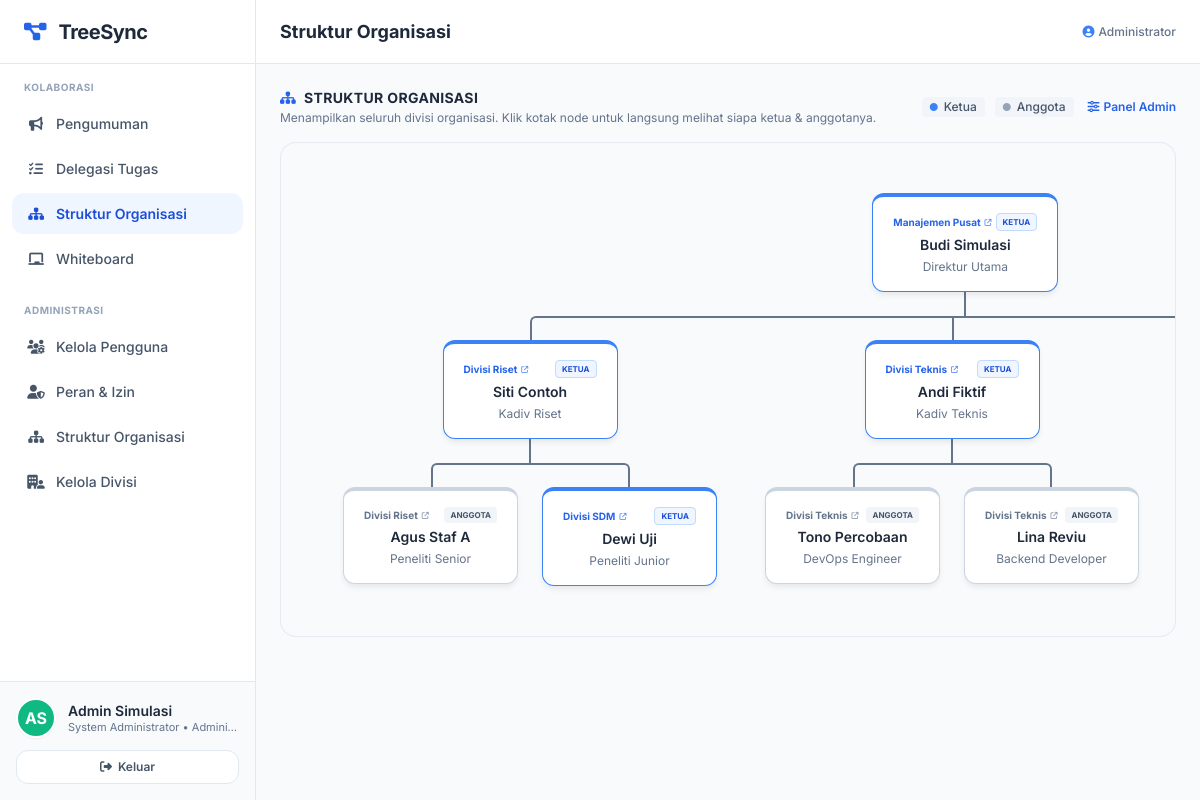
The app's page /struktur (signed in) with its own data.
### tables this page shows
CREATE TABLE users (
  id            INT UNSIGNED AUTO_INCREMENT PRIMARY KEY,
  username      VARCHAR(50)  NOT NULL UNIQUE,
  email         VARCHAR(120) NOT NULL UNIQUE,
  password_hash VARCHAR(255) NOT NULL,
  nama          VARCHAR(100) NOT NULL,
  jabatan       VARCHAR(100) NOT NULL,
  role_id       INT UNSIGNED NOT NULL,
  division_id   INT UNSIGNED NULL,
  parent_id     INT UNSIGNED NULL,
  is_ketua      TINYINT(1)   NOT NULL DEFAULT 0,
  is_active     TINYINT(1)   NOT NULL DEFAULT 1,
  created_at    TIMESTAMP DEFAULT CURRENT_TIMESTAMP,
  updated_at    TIMESTAMP DEFAULT CURRENT_TIMESTAMP ON UPDATE CURRENT_TIMESTAMP,
  FOREIGN KEY (role_id)     REFERENCES roles(id),
  FOREIGN KEY (division_id) REFERENCES divisions(id) ON DELETE SET NULL,
  FOREIGN KEY (parent_id)   REFERENCES users(id)     ON DELETE SET NULL,
  INDEX idx_users_parent (parent_id),
  INDEX idx_users_division (division_id)
);

CREATE TABLE roles (
  id          INT UNSIGNED AUTO_INCREMENT PRIMARY KEY,
  nama        VARCHAR(60)  NOT NULL UNIQUE,
  slug        VARCHAR(60)  NOT NULL UNIQUE,
  deskripsi   VARCHAR(255) NOT NULL DEFAULT '',
  is_system   TINYINT(1)   NOT NULL DEFAULT 0,
  created_at  TIMESTAMP DEFAULT CURRENT_TIMESTAMP
);

CREATE TABLE divisions (
  id          INT UNSIGNED AUTO_INCREMENT PRIMARY KEY,
  nama        VARCHAR(100) NOT NULL,
  kode        VARCHAR(20)  NOT NULL UNIQUE,
  created_at  TIMESTAMP DEFAULT CURRENT_TIMESTAMP
);

### app/org.php (the view, shortened to what the rows shown need)
<?php
function org_all_users(): array
{
    static $cache = null;
    if ($cache === null) {
        $cache = all(
            'SELECT u.id, u.nama, u.jabatan, u.username, u.parent_id, u.division_id, u.is_ketua, u.is_active,
                    r.nama AS role_nama, r.slug AS role_slug, d.nama AS divisi_nama
             FROM users u
             JOIN roles r ON r.id = u.role_id
             LEFT JOIN divisions d ON d.id = u.division_id
             ORDER BY u.id'
        );
    }
    return $cache;
}
function build_tree(array $users, int $rootId = 0): array
{
    $byParent = [];
    foreach ($users as $u) $byParent[(int)($u['parent_id'] ?? 0)][] = $u;
    $make = function (array $user) use (&$make, $byParent): array {
        $node = $user + ['children' => []];
        foreach ($byParent[(int)$user['id']] ?? [] as $child) {
            $node['children'][] = $make($child);
        }
        return $node;
    };
    $roots = [];
    foreach ($byParent[$rootId] ?? [] as $u) {
        $roots[] = $make($u);
    }
    return $roots;
}
function render_tree_nodes(array $nodes, array $user): string
{
    $myDivId = (int)($user['division_id'] ?? 0);
    $myUid   = (int)($user['id'] ?? 0);
    $html = '';
    foreach ($nodes as $node) {
        $nodeDivId = (int)($node['division_id'] ?? 0);
        $isMyDiv   = $myDivId > 0 && $nodeDivId === $myDivId;
        $isAdmin   = $node['division_id'] === null && $node['parent_id'] === null && ($node['role_slug'] ?? '') === 'administrator';
        if ($isAdmin) {
            $border  = 'border-slate-400';
            $bgCard  = 'bg-white';
            $textCol = 'text-slate-500';
            $badge   = 'ADMIN';
            $badgeBg = 'bg-slate-100 text-slate-600';
        } elseif ($node['is_ketua']) {
            $border  = 'border-blue-500';
            $bgCard  = 'bg-white';
            $textCol = 'text-blue-600';
            $badge   = 'KETUA';
            $badgeBg = 'bg-blue-50 text-blue-700 border border-blue-200';
        } else {
            $border  = 'border-slate-300';
            $bgCard  = 'bg-white';
            $textCol = 'text-slate-500';
            $badge   = 'ANGGOTA';
            $badgeBg = 'bg-slate-100 text-slate-600';
        }
        $inact = !(int)$node['is_active'];
        $divLabel = !empty($node['division_id'])
            ? '<button type="button" onclick="event.stopPropagation(); openDivisionModal(' . (int)$node['division_id'] . ', ' . (int)$node['id'] . ')" class="text-[10px] font-bold ' . $textCol . ' hover:underline inline-flex items-center gap-1 group/btn text-left" title="Klik untuk lihat anggota &amp; ketua divisi ini"><span>' . e($node['divisi_nama']) . '</span><i class="fa-solid fa-arrow-up-right-from-square text-[7px] opacity-70 group-hover/btn:opacity-100"></i></button>'
            : '<span class="text-[10px] font-bold ' . $textCol . '">' . e($node['role_nama']) . '</span>';
        $html .= '<li>';
        $html .= '<div class="org-node cursor-pointer border-t-4 ' . $border . ' ' . $bgCard . ($inact ? ' opacity-50' : '') . '"
                      onclick="showNodeDetail(this.dataset)" data-id="' . (int)$node['id'] . '"
                      data-nama="' . e($node['nama']) . '" data-jabatan="' . e($node['jabatan']) . '"
                      data-divisi="' . e($node['divisi_nama'] ?? '—') . '" data-division-id="' . (int)($node['division_id'] ?? 0) . '"
                      data-role="' . e($node['role_nama']) . '" data-badge="' . $badge . '">';
        $html .= '<div class="flex items-center justify-between mb-1 gap-1">' . $divLabel . '<span class="text-[8px] font-bold px-1.5 py-0.5 rounded ' . $badgeBg . '">' . $badge . '</span></div>';
        $html .= '<div class="font-semibold text-slate-800 text-sm">' . e($node['nama']) . '</div>';
        $html .= '<div class="text-xs text-slate-500 mt-1">' . e($node['jabatan']) . '</div>';
        $html .= '</div>';
        if (!empty($node['children'])) {
            $html .= '<ul>' . render_tree_nodes($node['children'], $user) . '</ul>';
        }
        $html .= '</li>';
    }
    return $html;
}

### public/index.php (shortened to what the rows shown need)
<?php
require dirname(__DIR__) . '/app/config.php';
require_once dirname(__DIR__) . '/app/controllers/org.php';
$uri  = parse_url($_SERVER['REQUEST_URI'], PHP_URL_PATH);
$uri    = '/' . trim($uri, '/');
$method = $_SERVER['REQUEST_METHOD'];
foreach ($routes as [$routeMethod, $pattern, $handler]) {
    if ($routeMethod !== $method) continue;
    $regex = '#^' . str_replace('{id}', '(\d+)', $pattern) . '$#';
    if (preg_match($regex, $uri, $m)) {
        array_shift($m);
        call_user_func_array($handler, array_map('intval', $m));
        return;
    }
}

### views/layout/header.php (shortened to what the rows shown need)
<!DOCTYPE html>
<html lang="id">
<head>
<script src="https://cdn.tailwindcss.com"></script>
<link rel="stylesheet" href="https://cdnjs.cloudflare.com/ajax/libs/font-awesome/6.4.0/css/all.min.css">
</head>
<body class="bg-slate-50 h-screen overflow-hidden flex text-slate-800">
<aside id="app-sidebar" class="fixed inset-y-0 left-0 z-50 w-72 bg-white border-r border-slate-200 flex flex-col h-full flex-shrink-0 transform -translate-x-full md:translate-x-0 md:static md:w-64 transition-transform duration-300 ease-in-out shadow-2xl md:shadow-none">
    <div class="h-16 flex items-center justify-between px-6 border-b border-slate-200">
        <a href="<?= base_url('/pengumuman') ?>" class="flex items-center">
            <i class="fa-solid fa-diagram-project text-blue-600 text-xl mr-3"></i>
            <span class="text-xl font-bold text-slate-800 tracking-tight">TreeSync</span>
        </a>
    </div>
    <nav class="flex-1 overflow-y-auto py-4">
        <p class="text-[10px] font-bold text-slate-400 px-6 mb-2 uppercase tracking-wider">Kolaborasi</p>
        <ul class="space-y-1 px-3">
            <li><a href="<?= base_url('/pengumuman') ?>" id="btn-pengumuman" class="nav-link <?= ($active ?? '') === 'pengumuman' ? 'active' : '' ?>"><i class="fa-solid fa-bullhorn w-6 text-center mr-2"></i> Pengumuman</a></li>
            <li><a href="<?= base_url('/tugas') ?>" id="btn-tugas" class="nav-link <?= ($active ?? '') === 'tugas' ? 'active' : '' ?>"><i class="fa-solid fa-list-check w-6 text-center mr-2"></i> Delegasi Tugas</a></li>
            <li><a href="<?= base_url('/struktur') ?>" id="btn-struktur" class="nav-link <?= ($active ?? '') === 'struktur' ? 'active' : '' ?>"><i class="fa-solid fa-sitemap w-6 text-center mr-2"></i> Struktur Organisasi</a></li>
            <li><a href="<?= base_url('/whiteboard') ?>" id="btn-whiteboard" class="nav-link <?= ($active ?? '') === 'whiteboard' ? 'active' : '' ?>"><i class="fa-solid fa-chalkboard w-6 text-center mr-2"></i> Whiteboard</a></li>
        </ul>
        <?php if (can(PERM['USERS_MANAGE']) || can(PERM['ROLES_MANAGE']) || can(PERM['DIVISIONS_MANAGE'])): ?>
        <p class="text-[10px] font-bold text-slate-400 px-6 mt-6 mb-2 uppercase tracking-wider">Administrasi</p>
        <ul class="space-y-1 px-3">
            <?php if (can(PERM['USERS_MANAGE'])): ?>
            <li><a href="<?= base_url('/admin/pengguna') ?>" class="nav-link <?= ($active ?? '') === 'admin-pengguna' ? 'active' : '' ?>"><i class="fa-solid fa-users-gear w-6 text-center mr-2"></i> Kelola Pengguna</a></li>
            <?php endif; ?>
            <?php if (can(PERM['ROLES_MANAGE'])): ?>
            <li><a href="<?= base_url('/admin/peran') ?>" class="nav-link <?= ($active ?? '') === 'admin-peran' ? 'active' : '' ?>"><i class="fa-solid fa-user-shield w-6 text-center mr-2"></i> Peran &amp; Izin</a></li>
            <?php endif; ?>
            <?php if (can(PERM['ORG_MANAGE'])): ?>
            <li><a href="<?= base_url('/admin/struktur') ?>" class="nav-link <?= ($active ?? '') === 'admin-struktur' ? 'active' : '' ?>"><i class="fa-solid fa-sitemap w-6 text-center mr-2"></i> Struktur Organisasi</a></li>
            <?php endif; ?>
            <?php if (can(PERM['DIVISIONS_MANAGE'])): ?>
            <li><a href="<?= base_url('/admin/divisi') ?>" class="nav-link <?= ($active ?? '') === 'admin-divisi' ? 'active' : '' ?>"><i class="fa-solid fa-building-user w-6 text-center mr-2"></i> Kelola Divisi</a></li>
            <?php endif; ?>
        </ul>
        <?php endif; ?>
    </nav>
    <div class="p-4 border-t border-slate-200 bg-slate-50">
        <div class="flex items-center">
            <div class="w-10 h-10 rounded-full flex items-center justify-center font-bold text-white border-2 border-white shadow-sm flex-shrink-0 <?= avatar_color((int)$user['id']) ?>"><?= e(initials($user['nama'])) ?></div>
            <div class="ml-3 flex-1 min-w-0">
                <p class="text-sm font-semibold text-slate-800 truncate"><?= e($user['nama']) ?></p>
                <p class="text-[11px] text-slate-500 leading-tight truncate"><?= e($user['jabatan']) ?> &bull; <?= e($user['role_nama']) ?></p>
            </div>
        </div>
        <form method="post" action="<?= base_url('/logout') ?>" class="mt-3">
            <button class="w-full text-xs font-semibold text-slate-600 hover:text-red-600 bg-white border border-slate-200 hover:border-red-200 rounded-xl py-2 transition shadow-xs flex items-center justify-center gap-1.5">
                <i class="fa-solid fa-right-from-bracket"></i> Keluar
            </button>
        </form>
    </div>
</aside>
<main class="flex-1 flex flex-col h-full overflow-hidden">
    <header class="h-16 bg-white border-b border-slate-200 flex items-center justify-between px-4 sm:px-6 flex-shrink-0 z-10">
        <div class="flex items-center min-w-0">
            <h1 class="text-sm sm:text-base md:text-lg font-bold text-slate-800 truncate"><?= e($title) ?></h1>
        </div>
        <div class="flex items-center gap-2 text-xs text-slate-500 flex-shrink-0">
            <span class="hidden md:inline font-medium"><i class="fa-solid fa-circle-user mr-1 text-blue-500"></i><?= e($user['role_nama']) ?><?= $user['divisi_nama'] ? ' &bull; ' . e($user['divisi_nama']) : '' ?></span>
        </div>
    </header>
    <div class="flex-1 overflow-auto p-3.5 sm:p-6 pb-20 md:pb-6 relative bg-slate-50">

### views/org.php (shortened to what the rows shown need)
<div class="flex flex-col sm:flex-row sm:items-center sm:justify-between gap-3 mb-4">
    <div>
        <h2 class="text-sm font-bold text-slate-800 uppercase tracking-wide flex items-center gap-2">
            <i class="fa-solid fa-sitemap text-blue-600"></i> Struktur Organisasi
        </h2>
        <p class="text-xs text-slate-500 mt-0.5">
            Menampilkan seluruh divisi organisasi. Klik kotak node untuk langsung melihat siapa ketua &amp; anggotanya.
        </p>
    </div>
    <div class="flex items-center gap-2.5 flex-wrap text-xs">
        <span class="inline-flex items-center gap-1.5 text-slate-600 font-medium px-2 py-0.5 rounded bg-slate-100">
            <i class="fa-solid fa-circle text-blue-500 text-[8px]"></i> Ketua
        </span>
        <span class="inline-flex items-center gap-1.5 text-slate-600 font-medium px-2 py-0.5 rounded bg-slate-100">
            <i class="fa-solid fa-circle text-slate-400 text-[8px]"></i> Anggota
        </span>
        <?php if ($canManageGlobal): ?>
            <a href="<?= base_url('/admin/struktur') ?>" class="text-xs text-blue-600 hover:text-blue-800 font-semibold inline-flex items-center gap-1 transition ml-1">
                <i class="fa-solid fa-sliders"></i> Panel Admin
            </a>
        <?php endif; ?>
    </div>
</div>
<div class="w-full overflow-x-auto pb-10 bg-slate-50/50 rounded-2xl border border-slate-200/80 p-4 mb-8">
    <div class="org-tree min-w-max mx-auto" id="tree-container">
        <?php foreach ($trees as $root): ?>
            <ul><?= render_tree_nodes([$root], $me) ?></ul>
        <?php endforeach; ?>
    </div>
</div>

### records on screen
users: nama "AS", nama "Admin Simulasi", jabatan "System Administrator", role.nama "Admini…", role.nama "Administrator"
users: division.nama "Manajemen Pusat", badge "KETUA", nama "Budi Simulasi", jabatan "Direktur Utama"
users: division.nama "Divisi Riset", badge "KETUA", nama "Siti Contoh", jabatan "Kadiv Riset"
users: division.nama "Divisi Riset", badge "ANGGOTA", nama "Agus Staf A", jabatan "Peneliti Senior"
users: division.nama "Divisi SDM", badge "KETUA", nama "Dewi Uji", jabatan "Peneliti Junior"
users: division.nama "Divisi Teknis", badge "KETUA", nama "Andi Fiktif", jabatan "Kadiv Teknis"
users: division.nama "Divisi Teknis", badge "ANGGOTA", nama "Tono Percobaan", jabatan "DevOps Engineer"
users: division.nama "Divisi Teknis", badge "ANGGOTA", nama "Lina Reviu", jabatan "Backend Developer"
